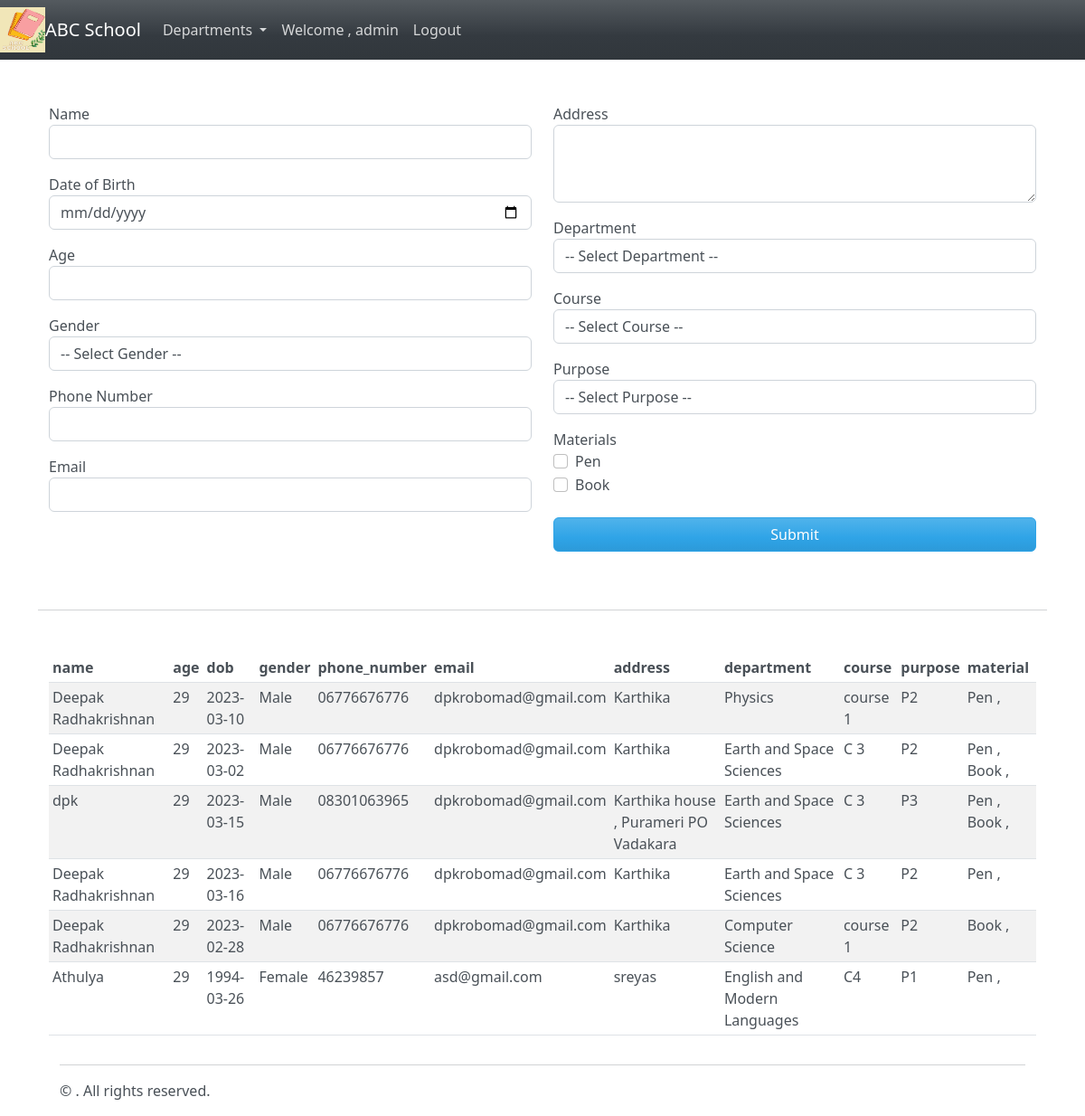
/application_view/ (signed in), run on the app's committed database.
### studentapp/models.py (models this page shows, shortened)
class Materials(models.Model):
    name = models.CharField(max_length=50)

class Application(models.Model):
    name = models.CharField(max_length=50)
    date_of_birth = models.DateField()
    age = models.IntegerField()
    gender = models.CharField(max_length=10)
    phone_number = models.CharField(max_length=20)
    email = models.EmailField()
    address = models.TextField()
    department = models.ForeignKey(Department, on_delete=models.RESTRICT)
    course = models.ForeignKey(Course, on_delete=models.RESTRICT)
    purpose =models.ForeignKey(Purpose, on_delete=models.RESTRICT)
    materials=models.ManyToManyField(Materials)

class Department(models.Model):
    name = models.CharField(max_length=50)
    def __str__(self):
        return self.name

class Course(models.Model):
    name = models.CharField(max_length=50)
    department = models.ForeignKey(Department, on_delete=models.CASCADE)
    def __str__(self):
        return self.name

class Purpose(models.Model):
    name = models.CharField(max_length=50)
    def __str__(self):
        return self.name

### studentapp/views.py (the view)
# urls.py: path('application_view/', application_view, name='application_view'),
def application_view(request):
   context = {}
   context['segment'] = 'buttonpage'
   context['departments'] = Department.objects.all()
   context['purposes'] = Purpose.objects.all()
   context['materials'] = Materials.objects.all()
   context['application'] = Application.objects.all()
   if request.method == 'GET':
      form = ApplicationForm()
      context['form'] = form
   return render(request, 'application.html', context)

### templates/application.html (shortened to what this page needs)
{% extends 'includes/base.html' %}
{% block content %}
<br />
<br />
<div class="container-fluid">
    <form id="applicationform">
            <div class="row">
                <div class="col-md-6">
            <div class="form-group">
                <label for="id_name">Name</label>
                <input type="text" class="form-control" id="id_name" name="name" required>
            </div>
            <div class="form-group">
                <label for="id_date_of_birth">Date of Birth</label>
                <input type="date" class="form-control" id="id_date_of_birth" name="date_of_birth" required>
            </div>
            <div class="form-group">
                <label for="id_age">Age</label>
                <input type="number" class="form-control" id="id_age" name="age" required>
            </div>
            <div class="form-group">
                <label for="id_gender">Gender</label>
                <select class="form-control" id="id_gender" name="gender" required>
                    <option value="">-- Select Gender --</option>
                </select>
            </div>
            <div class="form-group">
                <label for="id_phone_number">Phone Number</label>
                <input type="text" class="form-control" id="id_phone_number" name="phone_number" required>
            </div>
            <div class="form-group">
                <label for="id_email">Email</label>
                <input type="email" class="form-control" id="id_email" name="email" required>
            </div>
                </div>
                <div class="col-md-6">
            <div class="form-group">
                <label for="id_address">Address</label>
                <textarea class="form-control" id="id_address" name="address" rows="3" required></textarea>
            </div>
            <div class="form-group">
                <label for="id_department">Department</label>
                <select class="form-control" id="id_department" name="department" required>
                    <option value="">-- Select Department --</option>
                </select>
            </div>
            <div class="form-group">
                <label for="id_course">Course</label>
                <select class="form-control" id="id_course" name="course" required>
                    <option value="">-- Select Course --</option>
                </select>
            </div>
            <div class="form-group">
                <label for="id_purpose">Purpose</label>
                <select class="form-control" id="id_purpose" name="purpose" required>
                    <option value="">-- Select Purpose --</option>
                </select>
            </div>
            <div class="form-group">
                <label>Materials</label>
                {% for material in materials %}
                <div class="form-check">
                  <input class="form-check-input" type="checkbox" name="materials" value="{{ material.id }}" id="id_materials_{{ material.id }}">
                  <label class="form-check-label" for="id_materials_{{material.id }}">{{ material.name }}</label>
                </div>
                {% endfor %}
            <br/>
            <br/>
            <button type="submit" class="btn btn-primary">Submit</button>
            </div>
        </form>
<br/>
<br/>
</div>
<hr />
<br>
<br>
<div class="container-fluid">
    <table id="datatable" class="table table-striped table-sm" id="appform">
        <thead>
            <tr>
                <th>name</th>
                <th>age</th>
                <th>dob</th>
                <th>gender</th>
                <th>phone_number</th>
                <th>email</th>
                <th>address</th>
                <th>department</th>
                <th>course</th>
                <th>purpose</th>
                <th>material</th>
            </tr>
        </thead>
        <tbody>
            {% for app in application %}
            <tr>
                <td>{{app.name}}</td>
                <td>{{app.age}}</td>
                <td>{{app.date_of_birth | date:"Y-m-d"}}</td>
                <td>{{app.gender}}</td>
                <td>{{app.phone_number}}</td>
                <td>{{app.email}}</td>
                <td>{{app.address}}</td>
                <td>{{app.department}}</td>
                <td>{{app.course}}</td>
                <td>{{app.purpose}}</td>
                <td>{% for material in app.materials.all %}{{material.name}} , {% endfor %}</td>
            </tr>
            {% endfor %}
        </tbody>
    </table>
</div>
{% endblock content %}

### templates/includes/header.html (shortened to what this page needs)
{% load static %}
<head>
    <link rel="stylesheet" href="{% static 'css/style.css' %}"/>
    <link rel="stylesheet" href="{% static 'css/bootstrap.min.css' %}"/>
</head>
<body>
    <nav class="navbar navbar-expand-lg navbar-dark bg-dark">
        <img src="{% static 'img/logo.png' %}" height="50px" width="50px" />
        <a class="navbar-brand" href="#">ABC School</a>
        <div class="collapse navbar-collapse" id="navbarNav">
          <ul class="navbar-nav mr-auto">
            <li class="nav-item dropdown">
              <a class="nav-link dropdown-toggle" href="#" id="navbarDropdown" role="button" data-toggle="dropdown" aria-haspopup="true" aria-expanded="false">
                Departments
              </a>
            </li>
            {% if user.is_authenticated %}
            <li class="nav-item">
                <a class="nav-link">Welcome , {{ user.username }}</a>
            </li>
            <li class="nav-item">
                <a class="nav-link" href="{% url 'logout' %}">Logout</a>
            </li>
          </ul>
        {% endif %}
        </div>
      </nav>

### static/css/style.css (style rules this page uses)
.form-group { margin-bottom: 1rem; }
@media screen and (min-width: 768px) { .form-group { display: flex; flex-wrap: wrap; } }
@media screen and (min-width: 768px) { .form-group > * { flex: 1 1 50%; margin-right: 1rem; } }
@media screen and (min-width: 768px) { .form-group > :last-child { margin-right: 0; } }

### data on the page
Materials: name "Pen"
Materials: name "Book"
Application: name "Deepak Radhakrishnan", age "29", date_of_birth "2023-03-10", gender "Male", phone_number "06776676776", email "dpkrobomad@gmail.com", address "Karthika", department "Physics", course "course 1", purpose "P2"
Application: name "Deepak Radhakrishnan", age "29", date_of_birth "2023-03-02", gender "Male", phone_number "06776676776", email "dpkrobomad@gmail.com", address "Karthika", department "Earth and Space Sciences", course "C 3", purpose "P2"
Application: name "dpk", age "29", date_of_birth "2023-03-15", gender "Male", phone_number "08301063965", email "dpkrobomad@gmail.com", address "Karthika house , Purameri PO Vadakara", department "Earth and Space Sciences", course "C 3", purpose "P3"
Application: name "Deepak Radhakrishnan", age "29", date_of_birth "2023-03-16", gender "Male", phone_number "06776676776", email "dpkrobomad@gmail.com", address "Karthika", department "Earth and Space Sciences", course "C 3", purpose "P2"
Application: name "Deepak Radhakrishnan", age "29", date_of_birth "2023-02-28", gender "Male", phone_number "06776676776", email "dpkrobomad@gmail.com", address "Karthika", department "Computer Science", course "course 1", purpose "P2"
Application: name "Athulya", age "29", date_of_birth "1994-03-26", gender "Female", phone_number "46239857", email "asd@gmail.com", address "sreyas", department "English and Modern Languages", course "C4", purpose "P1"

### other printed values
{{ user.username }} "admin"
